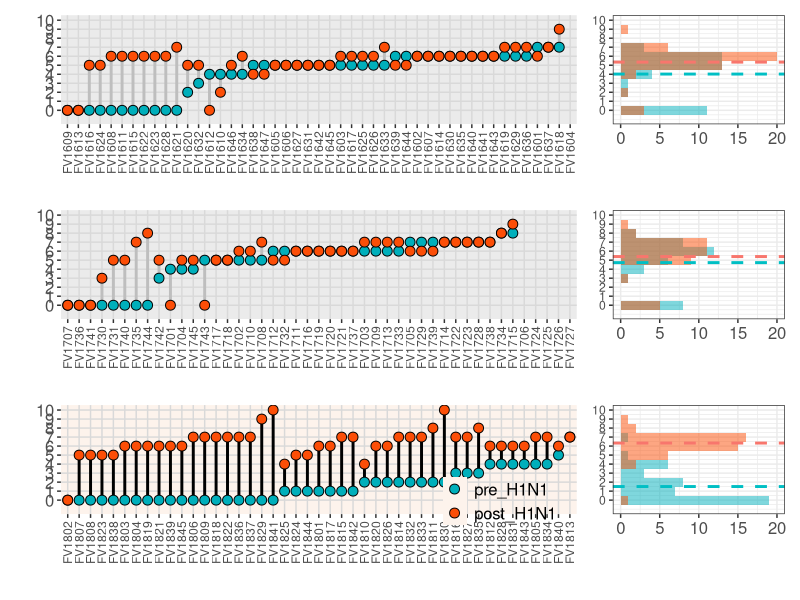
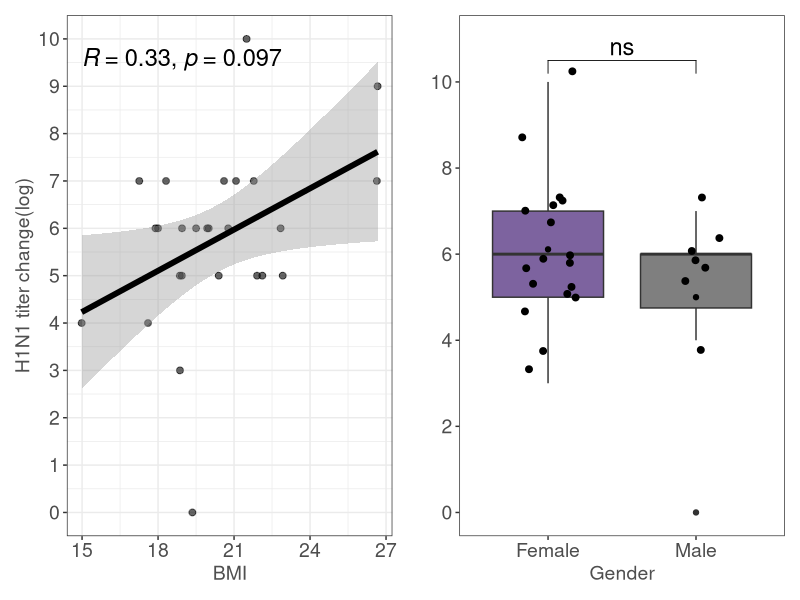

The R script that drew these images, in order:
## ---- chunk 1
	knitr::opts_chunk$set(echo = TRUE, warning = FALSE, tidy=TRUE, collapse=TRUE)
## ---- chunk 2
library(ggplot2)
library(plyr)
library(readr)
library(reshape2)
library(patchwork)
library(cowplot)
library(ggpubr) 
	
	
titer<- read.csv("Source Data/meta_immune_data.csv",header = T, sep = ',', row.names = 1)
	
col<- c("#00AFBB", "#FC4E07","#36BED9")

sub_titer<- titer[,c("pre_H1N1","post_H1N1","Grade")]
data_2<- melt(sub_titer)

data_2<- na.omit(data_2)

data_2016 <- subset(data_2, Grade %in% c("G1"))
data_2017 <- subset(data_2, Grade %in% c("G2"))
data_2018 <- subset(data_2, Grade %in% c("G3"))

cdat_2016 <- ddply(data_2016, "variable", summarise, Titer.mean=mean(value))
p2016_1<- ggplot(data_2016, aes(x=value, fill=variable)) +
	    geom_histogram(binwidth=1, alpha=.5, position="identity")+
	    scale_fill_manual(values=col)+
	    geom_vline(data=cdat_2016, aes(xintercept=Titer.mean,  colour=c("#FC4E07","#00AFBB" )), linetype="dashed", size=1) +
	    scale_x_continuous(limits=c(-1,10), breaks=seq(0,10,1))+
	    scale_y_continuous(limits=c(0,20), breaks=seq(0,20,5))+
	    theme_bw()+
	    theme(axis.text.x = element_text(size=12) ,axis.title.x=element_blank(),axis.title.y=element_blank()) + 
	    theme(legend.position="none")+
	    coord_flip()
	

cdat_2017 <- ddply(data_2017, "variable", summarise, Titer.mean=mean(value))
p2017_1<- ggplot(data_2017, aes(x=value, fill=variable)) +
	    geom_histogram(binwidth=1, alpha=.5, position="identity")+
	    scale_fill_manual(values=col)+
	    geom_vline(data=cdat_2017, aes(xintercept=Titer.mean,  colour=c("#FC4E07","#00AFBB" )), linetype="dashed", size=1) +
	    scale_x_continuous(limits=c(-1,10), breaks=seq(0,10,1))+
	    scale_y_continuous(limits=c(0,20), breaks=seq(0,20,5))+
	    theme_bw()+
	    theme(axis.text.x = element_text(size=12) ,axis.title.x=element_blank(),axis.title.y=element_blank()) + 
	    theme(legend.position="none")+
	    coord_flip()
	    

cdat_2018 <- ddply(data_2018, "variable", summarise, Titer.mean=mean(value))
p2018_1<- ggplot(data_2018, aes(x=value, fill=variable)) +
	    geom_histogram(binwidth=1, alpha=.5, position="identity") +
	    geom_vline(data=cdat_2018, aes(xintercept=Titer.mean,  colour=c("#FC4E07","#00AFBB" )), linetype="dashed", size=1)+
	    scale_fill_manual(values=col) +
	    scale_x_continuous(limits=c(-1,10), breaks=seq(0,10,1)) +
	    scale_y_continuous(limits=c(0,20), breaks=seq(0,20,5))+
	    theme_bw()+
	    theme(axis.text.x = element_text(size=12),axis.title.x=element_blank(),axis.title.y=element_blank()) + 
	    theme(legend.position="none")+
	    theme(title=element_text(color="#4F4F4F"))+
	    coord_flip()
	

titer2<- read.csv("Source Data/meta_immune_data.csv",header = T, sep = ',')

titer2016 <- subset(titer2, Grade %in% c("G1"))
sub_titer1<- titer2016[c("id","pre_H1N1", "post_H1N1")]
sub_titer1$id <- factor(sub_titer1$id, levels = sub_titer1$id[order(sub_titer1$pre_H1N1,sub_titer1$post_H1N1)])
mydata<-melt(sub_titer1,id.vars='id')
	

p2016_2<- ggplot(mydata, aes(value,id,fill=variable)) +
	    geom_line(aes(group = id), size = 1, color="grey") +
	    geom_point(shape=21,size=3,colour="black")+
	    scale_fill_manual(values=col)+
	    theme(
	        axis.title=element_text(size=13,face="plain",color="white"),
	        legend.title=element_text(size=12,face="plain",color="black"),
	        legend.background = element_blank(),
	        legend.position = c(0.85,0.12)
	    )+ 
	    theme(axis.text.x = element_text(angle=90, hjust=1, vjust=.5))+
	    scale_x_continuous(limits=c(-1, 10), breaks=seq(0, 10, 1))+ 
	    coord_flip()+ 
	    background_grid(major = "xy", minor = "none")+ 
	    theme(legend.position="none")+
	    theme(axis.text.y = element_text(size=12))


titer2017 <- subset(titer2, Grade %in% c("G2"))
sub_titer1<- titer2017[c("id","pre_H1N1", "post_H1N1")]
sub_titer1$id <- factor(sub_titer1$id, levels = sub_titer1$id[order(sub_titer1$pre_H1N1,sub_titer1$post_H1N1)])
mydata<-melt(sub_titer1,id.vars='id')
	
p2017_2<- ggplot(mydata, aes(value,id,fill=variable)) +
	    geom_line(aes(group = id), size = 1, color="grey") +
	    geom_point(shape=21,size=3,colour="black")+
	    scale_fill_manual(values=col)+
	    theme(
	        axis.title=element_text(size=13,face="plain",color="white"),
	        legend.title=element_text(size=12,face="plain",color="black"),
	        legend.background = element_blank(),
	        legend.position = c(0.85,0.12)
	    )+ 
	    theme(axis.text.x = element_text(angle=90, hjust=1, vjust=.5))+
	    scale_x_continuous(limits=c(-1, 10), breaks=seq(0, 10, 1))+ 
	    coord_flip()+ 
	    background_grid(major = "xy", minor = "none")+ 
	    theme(legend.position="none")+
	    theme(axis.text.y = element_text(size=12))
	
	
titer2018 <- subset(titer2, Grade %in% c("G3"))
sub_titer1<- titer2018[c("id","pre_H1N1", "post_H1N1")]
sub_titer1$id <- factor(sub_titer1$id, levels = sub_titer1$id[order(sub_titer1$pre_H1N1,sub_titer1$post_H1N1)])
mydata<-melt(sub_titer1,id.vars='id')
	
p2018_2<- ggplot(mydata, aes(value,id,fill=variable)) +
	    geom_line(aes(group = id), size = 1, color="black") +
	    geom_point(shape=21,size=3,colour="black")+
	    scale_fill_manual(values=col)+
	    theme(
	        axis.title=element_text(size=13,face="plain",color="white"),
	        legend.title=element_text(size=12,face="plain",color="black"),
	        legend.background = element_blank(),
	        legend.position = c(0.85,0.12)
	    )+ 
	    theme(axis.text.x = element_text(angle=90, hjust=1, vjust=.5))+
	    scale_x_continuous(limits=c(-1, 10), breaks=seq(0, 10, 1))+ 
	    coord_flip()+ 
	    theme(panel.background = element_rect(fill = "#FDF3EC"))+
	    background_grid(major = "xy", minor = "none")+ 
	    theme(axis.text.y = element_text(size=12))+ 
	    theme(legend.title=element_blank(), legend.text = element_text(size = 12))
	

(p2016_2+ p2016_1 + plot_layout(nrow = 1, widths = c(3, 1))) / (p2017_2+ p2017_1 + plot_layout(nrow = 1, widths = c(3, 1))) / (p2018_2 + p2018_1 + plot_layout(nrow = 1, widths = c(3, 1))) #fig001

## ---- chunk 3


## ---- chunk 4


## ---- chunk 5


## ---- chunk 6
titer<- read.csv("Source Data/meta_immune_data.csv",header = T, sep = ',',row.names = 1)
sub_titer1<- titer[,c("diff_H1N1", "Grade", "h1n1_pre_group", "BMI", "Gender")]
sub_titer2<- subset(sub_titer1, Grade == "G3" & h1n1_pre_group == "Negative")

p.cor.BMI<- ggplot(data=sub_titer2, aes(x = BMI, y = diff_H1N1)) +
	        geom_point(alpha=0.6, color="black",size=2)+ 
	        geom_smooth(method=lm, size=2, color="black")+ 
	        labs(y= "H1N1 titer change(log)", x="BMI")+
          theme_bw()+
	        theme(axis.text.x = element_text(size=14), axis.text.y = element_text(size=14)) +
	        theme(legend.title = element_blank())+ 
	        scale_y_continuous(limits=c(0, 10), breaks=seq(0, 10, 1))+
	        theme(title=element_text(size=14,color="#4F4F4F"))+
	        theme(legend.position="none")+
	        stat_cor(data=sub_titer2, method = "spearman", color="black", size=6)

my_comparisons <- list(c("Female", "Male"))
p.n_p.gender<-  ggplot(sub_titer2, aes(x=Gender,  y=diff_H1N1), shape=8 ) +
    geom_boxplot(aes(x=Gender, fill=Gender), notch=FALSE) +
    stat_summary(aes(x=Gender), fun.y=mean, geom="point") +
    geom_jitter(width=0.2, size=2) +
        scale_fill_manual(values=c( "#7d639f","#7F7F7F"))+
    theme(axis.title.x =element_blank())+
    theme_bw()+ 
    theme(axis.text.x = element_text(size=14),axis.text.y = element_text(size=14)) + 
    theme(panel.grid.major = element_blank(), panel.grid.minor = element_blank()) + 
    theme(legend.title = element_blank())+ 
    theme(legend.position='none')+
    theme(title=element_text(size=14,color="#4F4F4F"))+
    scale_y_continuous(limits=c(0, 11), breaks=seq(0, 10, 2))+
    theme(plot.title = element_text(hjust = 0.5))+
    stat_compare_means(comparisons = my_comparisons, paired = FALSE, label = "p.signif", color="black", size=6)+
    labs(y="")

p.cor.BMI | p.n_p.gender 

